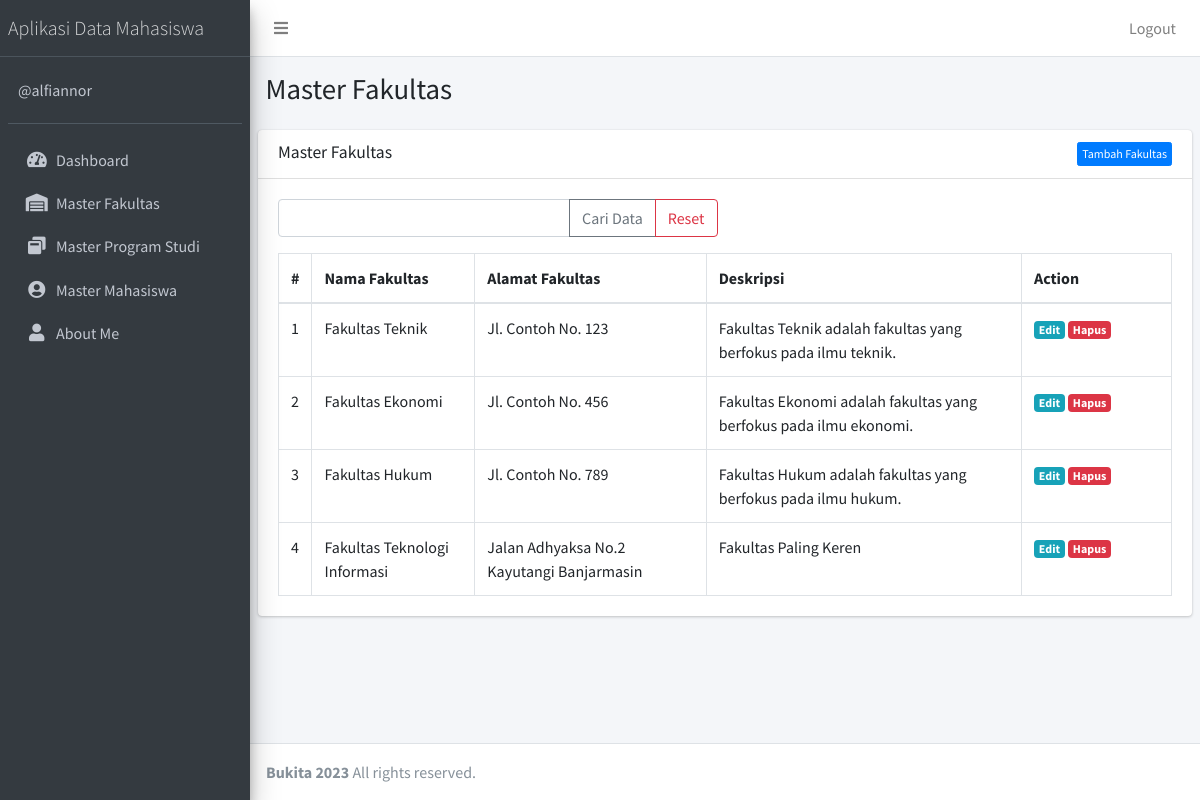
/public/fakultas (signed in), run on the app's committed database.
### tables this page shows
CREATE TABLE `fakultas` (
  `FakultasID` int NOT NULL,
  `NamaFakultas` varchar(255) NOT NULL,
  `AlamatFakultas` text,
  `Deskripsi` text
);

### app/core/Controller.php (called while the page is built, shortened)
<?php
class Controller
{
    public function view($view, $data = [])
    {
        require_once '../app/views/' . $view . '.php';
    }
    public function model($model)
    {
        return new $model;
    }
}

### app/controllers/Fakultas.php (called while the page is built, shortened)
<?php
class Fakultas extends Controller
{
    public function index()
    {
        $data['title'] = 'Master Fakultas';
        $data['fakultas'] = $this->model('FakultasModel')->getAllFakultas();
        $this->view('templates/header', $data);
        $this->view('templates/sidebar', $data);
        $this->view('fakultas/index', $data);
        $this->view('templates/footer');
    }
}

### app/core/App.php (called while the page is built, shortened)
<?php
class App
{
    protected $method = 'index';
    protected $params = [];
    public function __construct()
    {
        $this->controller = new $this->controller;
        call_user_func_array([$this->controller, $this->method], $this->params);
    }
}

### public/index.php (called while the page is built, shortened)
<?php
$app = new App;

### app/core/Database.php (called while the page is built, shortened)
<?php
class Database
{
    private $host = DB_HOST;
    private $user = DB_USER;
    private $pass = DB_PASS;
    private $dbnm = DB_NAME;
    private $dbh;
    private $stmt;
    public function __construct()
    {
        $dsn = 'mysql:host=' . $this->host . ';dbname=' . $this->dbnm;
        $option = [
            PDO::ATTR_PERSISTENT => true,
            PDO::ATTR_ERRMODE => PDO::ERRMODE_EXCEPTION
        ];
        try {
            $this->dbh = new PDO($dsn, $this->user, $this->pass, $option);
        } catch (PDOException $e) {
            die($e->getMessage());
        }
    }
    public function query($query)
    {
        $this->stmt = $this->dbh->prepare($query);
    }
    public function execute()
    {
        $this->stmt->execute();
    }
    public function resultSet()
    {
        $this->execute();
        return $this->stmt->fetchAll(PDO::FETCH_ASSOC);
    }
}

### app/models/FakultasModel.php (called while the page is built, shortened)
<?php
class FakultasModel
{
    private $table = 'Fakultas';
    private $db;
    public function __construct()
    {
        $this->db = new Database;
    }
    public function getAllFakultas()
    {
        $this->db->query('SELECT * FROM ' . $this->table);
        return $this->db->resultSet();
    }
}

### app/views/fakultas/index.php (the view, shortened to what this page needs)
<div class="content-wrapper">
    <section class="content-header">
        <div class="container-fluid">
            <div class="row mb-2">
                <div class="col-sm-6">
                    <h1><?= $data['title']; ?></h1>
                </div>
            </div>
        </div>
    </section>
    <section class="content">
        <div class="card">
            <div class="card-header">
                <h3 class="card-title"><?= $data['title'] ?></h3> <a href="<?= base_url; ?>/fakultas/tambah" class="btn float-right btn-xs btn btn-primary">Tambah Fakultas</a>
            </div>
            <div class="card-body">
                <form action="<?= base_url; ?>/fakultas/cari" method="post">
                    <div class="row mb-3">
                        <div class="col-lg-6">
                            <div class="input-group">
                                <input type="text" class="form-control" placeholder="" name="key">
                                <div class="input-group-append">
                                    <button class="btn btn-outline-secondary" type="submit">Cari Data</button>
                                    <a class="btn btn-outline-danger" href="<?= base_url; ?>/fakultas">Reset</a>
                                </div>
                            </div>
                        </div>
                    </div>
                </form>
                <table class="table table-bordered">
                    <thead>
                        <tr>
                            <th style="width: 10px">#</th>
                            <th>Nama Fakultas</th>
                            <th>Alamat Fakultas</th>
                            <th>Deskripsi</th>
                            <th style="width: 150px">Action</th>
                        </tr>
                    </thead>
                    <tbody>
                        <?php $no = 1; ?>
                        <?php foreach ($data['fakultas'] as $row) : ?>
                            <tr>
                                <td><?= $no; ?></td>
                                <td><?= $row['NamaFakultas']; ?></td>
                                <td><?= $row['AlamatFakultas']; ?></td>
                                <td><?= $row['Deskripsi']; ?></td>
                                <td>
                                    <a href="<?= base_url; ?>/fakultas/edit/<?= $row['FakultasID'] ?>" class="badge badge-info ">Edit</a>
                                    <a href="<?= base_url; ?>/fakultas/hapus/<?= $row['FakultasID'] ?>" class="badge badge-danger" onclick="return confirm('Hapus data?');">Hapus</a>
                                </td>
                            </tr>
                        <?php $no++;
                        endforeach; ?>
                    </tbody>
                </table>
            </div>
        </div>
    </section>
</div>

### app/views/templates/header.php (shortened to what this page needs)
<!DOCTYPE html>
<html>
<head>
    <link rel="stylesheet" href="<?= base_url; ?>/plugins/fontawesome-free/css/all.min.css">
    <link rel="stylesheet" href="https://code.ionicframework.com/ionicons/2.0.1/css/ionicons.min.css">
    <link rel="stylesheet" href="<?= base_url; ?>/dist/css/adminlte.min.css">
</head>
<body class="hold-transition sidebar-mini">
    <div class="wrapper">
        <nav class="main-header navbar navbar-expand navbar-white navbar-light">
            <ul class="navbar-nav">
                <li class="nav-item">
                    <a class="nav-link" data-widget="pushmenu" href="#"><i class="fas fa-bars"></i></a>
                </li>
            </ul>
            <ul class="navbar-nav ml-auto">
                <li class="nav-item d-none d-sm-inline-block">
                    <a href="<?= base_url; ?>/logout" class="nav-link">Logout</a>
                </li>
            </ul>
        </nav>

### app/views/templates/sidebar.php
<aside class="main-sidebar sidebar-dark-primary elevation-4">
    <a href="#" class="brand-link">
        <span class="brand-text font-weight-light">Aplikasi Data Mahasiswa</span>
    </a>
    <div class="sidebar">
        <div class="user-panel mt-3 pb-3 mb-3 d-flex">
            <div class="info">
                <a href="#" class="d-block">@alfiannor</a>
            </div>
        </div>
        <nav class="mt-2">
            <ul class="nav nav-pills nav-sidebar flex-column" data-widget="treeview" role="menu" data-accordion="false">
                <li class="nav-item">
                    <a href="<?= base_url; ?>/home" class="nav-link">
                        <i class="nav-icon fas fa-tachometer-alt"></i>
                        <p>
                            Dashboard
                        </p>
                    </a>
                </li>
                <li class="nav-item">
                    <a href="<?= base_url; ?>/fakultas" class="nav-link">
                        <i class="nav-icon fas fa-warehouse"></i>
                        <p>
                            Master Fakultas
                        </p>
                    </a>
                </li>
                <li class="nav-item">
                    <a href="<?= base_url; ?>/programstudi" class="nav-link">
                        <i class="nav-icon fas fa-window-restore"></i>
                        <p>
                            Master Program Studi
                        </p>
                    </a>
                </li>
                <li class="nav-item">
                    <a href="<?= base_url; ?>/mahasiswa" class="nav-link">
                        <i class="nav-icon fas fa-user-circle"></i>
                        <p>
                            Master Mahasiswa
                        </p>
                    </a>
                </li>
                <li class="nav-item">
                    <a href="<?= base_url; ?>/about" class="nav-link">
                        <i class="nav-icon fas fa-user"></i>
                        <p>
                            About Me
                        </p>
                    </a>
                </li>
            </ul>
        </nav>
    </div>
</aside>

### app/views/templates/footer.php (shortened to what this page needs)
<footer class="main-footer">
    <b>Bukita 2023</b> All rights reserved.
</footer>
</div>
</body>
</html>

### data on the page
fakultas: NamaFakultas "Fakultas Teknik", AlamatFakultas "Jl. Contoh No. 123", Deskripsi "Fakultas Teknik adalah fakultas yang berfokus pada ilmu teknik."
fakultas: NamaFakultas "Fakultas Ekonomi", AlamatFakultas "Jl. Contoh No. 456", Deskripsi "Fakultas Ekonomi adalah fakultas yang berfokus pada ilmu ekonomi."
fakultas: NamaFakultas "Fakultas Hukum", AlamatFakultas "Jl. Contoh No. 789", Deskripsi "Fakultas Hukum adalah fakultas yang berfokus pada ilmu hukum."
fakultas: NamaFakultas "Fakultas Teknologi Informasi", AlamatFakultas "Jalan Adhyaksa No.2 Kayutangi Banjarmasin", Deskripsi "Fakultas Paling Keren"

### other printed values
$data['title'] "Master Fakultas"
